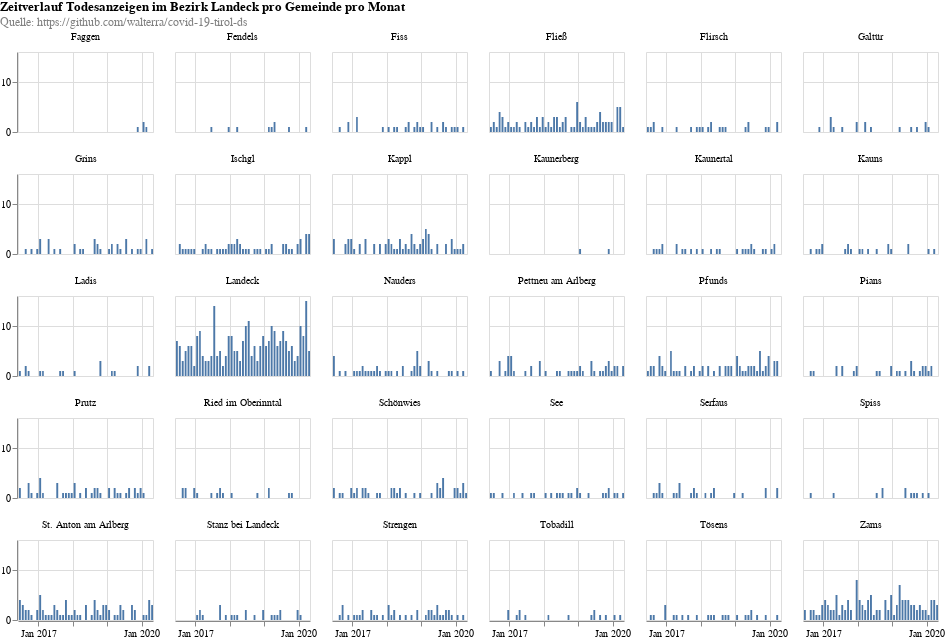

Here is the notebook cell this chart was saved with:
### Code cell
alt.renderers.enable('html')
alt.data_transformers.disable_max_rows()

def municipalyChart(district='Landeck'):
    df_sm = df[df['district']==district]

    df_sm = df_sm.groupby(['date','district','municipaly']).size().reset_index(name='count')

    bars = alt.Chart().mark_bar().encode(
        x=alt.X('yearmonth(date):T', title=None),
        y=alt.Y('sum(count):Q', title=None),
        tooltip=['yearmonth(date):T', 'sum(count):Q']
    ).properties(
        width=135,
        height=80,
    )
    
    line = alt.Chart().mark_rule(color='lightblue').encode(
        y='avg:Q',
        size=alt.SizeValue(1.5),
        tooltip=['avg:Q']
    ).transform_timeunit(
        yearmonth='yearmonth(date)'
    ).transform_aggregate(
        sum_deaths='sum(count)',
        sum_buckets='distinct(yearmonth)'
    ).transform_calculate(
        avg='datum.sum_deaths / datum.sum_buckets'
    )
    
    return alt.layer(bars, data=df_sm).facet(
        facet=alt.Facet('municipaly:N', title=None),
        columns=6,
        padding=0,
        title={
          "text": ["Zeitverlauf Todesanzeigen im Bezirk "+district+" pro Gemeinde pro Monat"], 
          "subtitle": [
#               "Durchschnitt pro Monat in Hellblau",
              "Quelle: https://github.com/walterra/covid-19-tirol-ds"
          ],
          "color": "black",
          "subtitleColor": "gray"
        },
    )

municipalyChart('Landeck')

### Figure 1 — Vega-Lite specification as saved in the notebook (floating-point values rounded to 4 significant figures; data arrays with more than 128 entries replaced by an {"elided": "..."} marker saying what was removed)
{"config": {"view": {"continuousWidth": 400, "continuousHeight": 300}}, "data": {"name": "data-4d9317fa41d535befda588ed4b39d219"}, "facet": {"type": "nominal", "field": "municipaly", "title": null}, "spec": {"layer": [{"mark": "bar", "encoding": {"tooltip": [{"type": "temporal", "field": "date", "timeUnit": "yearmonth"}, {"type": "quantitative", "aggregate": "sum", "field": "count"}], "x": {"type": "temporal", "field": "date", "timeUnit": "yearmonth", "title": null}, "y": {"type": "quantitative", "aggregate": "sum", "field": "count", "title": null}}, "height": 80, "width": 135}]}, "columns": 6, "padding": 0, "title": {"text": ["Zeitverlauf Todesanzeigen im Bezirk Landeck pro Gemeinde pro Monat"], "subtitle": ["Quelle: https://github.com/walterra/covid-19-tirol-ds"], "color": "black", "subtitleColor": "gray"}, "$schema": "https://vega.github.io/schema/vega-lite/v4.8.1.json", "datasets": {"data-4d9317fa41d535befda588ed4b39d219": {"elided": "1317 records"}}}
